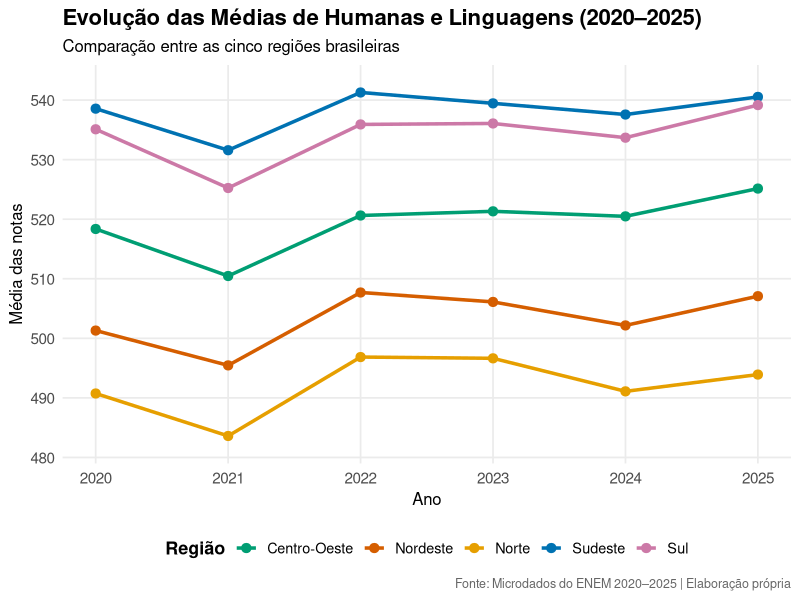
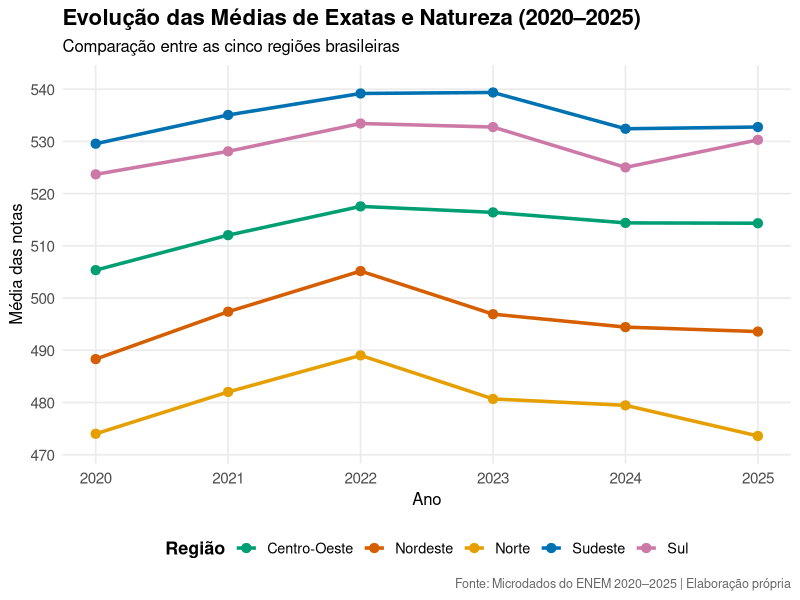
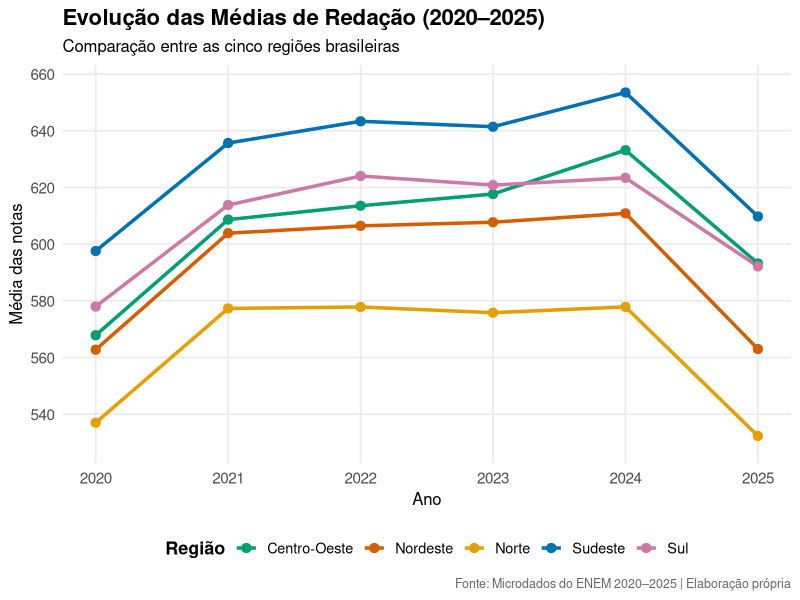
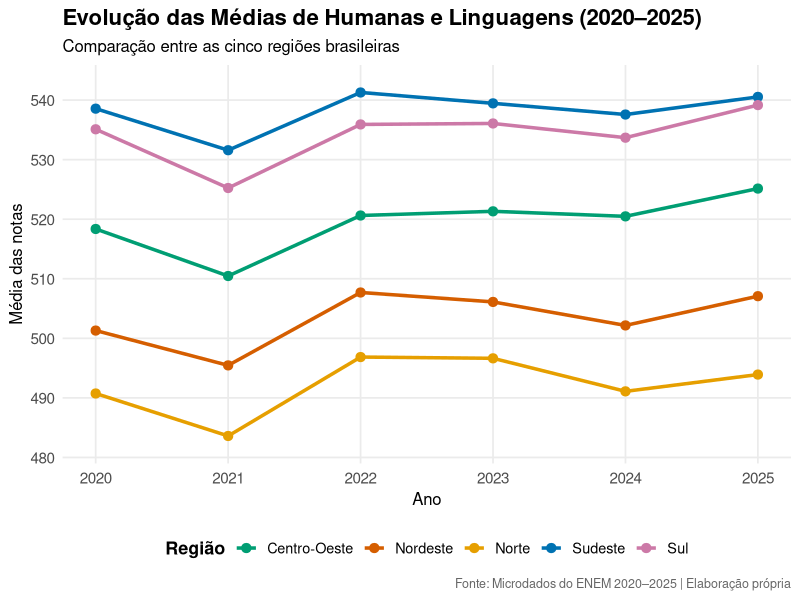
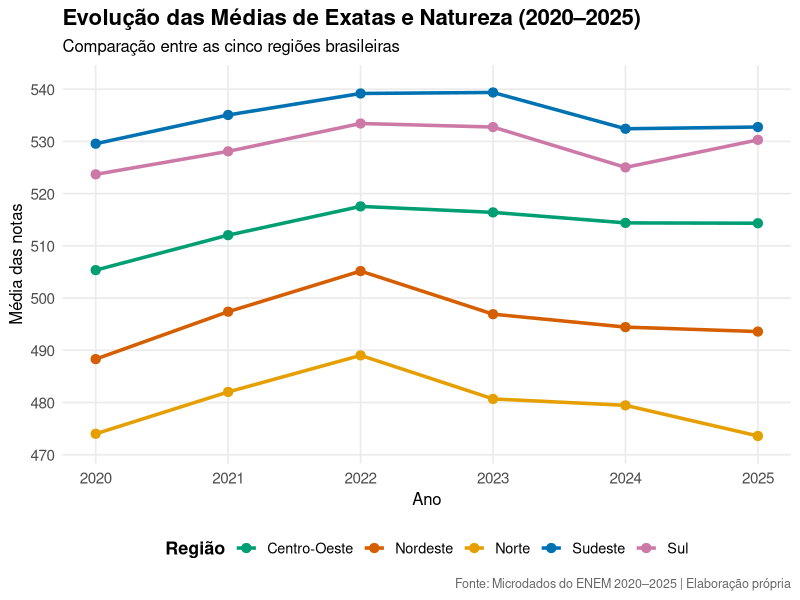
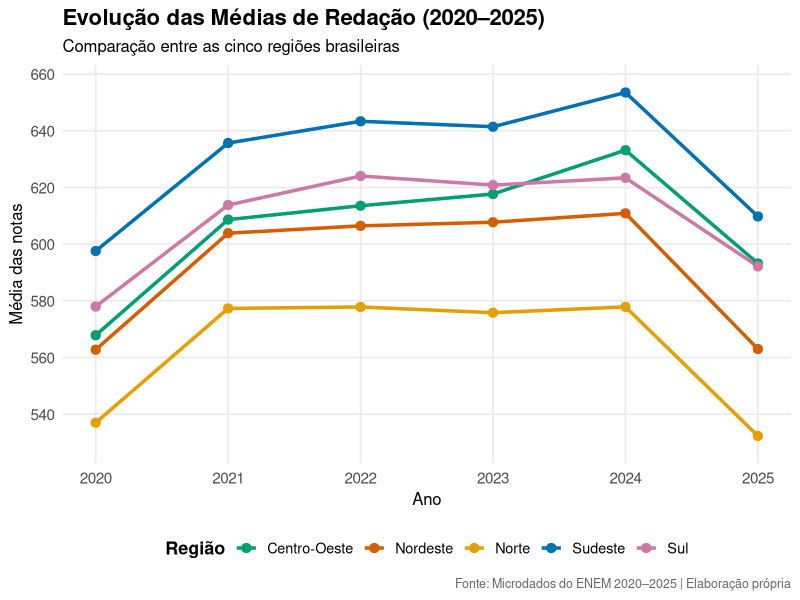

These charts were generated, in order, by the following R code:
library(data.table)
library(ggplot2)

# Carregar as médias calculadas
dados <- fread(
  "resultados/medias_categorias_enem_2020_2025.csv"
)

# Criar a pasta dos gráficos
dir.create("graficos", showWarnings = FALSE)

# Definir cores fixas para as regiões
cores <- c(
  "Norte" = "#E69F00",
  "Nordeste" = "#D55E00",
  "Centro-Oeste" = "#009E73",
  "Sudeste" = "#0072B2",
  "Sul" = "#CC79A7"
)

# Função para gerar os gráficos
criar_grafico <- function(coluna, titulo, arquivo) {

  grafico <- ggplot(
    dados,
    aes(
      x = NU_ANO,
      y = .data[[coluna]],
      color = REGIAO,
      group = REGIAO
    )
  ) +
    geom_line(linewidth = 1.2) +
    geom_point(size = 2.8) +

    # Cores das regiões
    scale_color_manual(values = cores) +

    # Anos apresentados
    scale_x_continuous(
      breaks = 2020:2025
    ) +

    # Escala vertical ajustada automaticamente
    scale_y_continuous(
      breaks = scales::breaks_pretty(n = 6),
      expand = expansion(mult = c(0.08, 0.08))
    ) +

    # Títulos e legendas
    labs(
      title = titulo,
      subtitle = "Comparação entre as cinco regiões brasileiras",
      x = "Ano",
      y = "Média das notas",
      color = "Região",
      caption = paste(
        "Fonte: Microdados do ENEM 2020–2025",
        "| Elaboração própria"
      )
    ) +

    # Aparência
    theme_minimal(base_size = 13) +

    theme(
      plot.title = element_text(
        face = "bold",
        size = 16
      ),
      plot.subtitle = element_text(
        size = 12
      ),
      axis.title = element_text(
        size = 12
      ),
      axis.text = element_text(
        size = 11
      ),
      legend.position = "bottom",
      legend.title = element_text(
        face = "bold"
      ),
      panel.grid.minor = element_blank(),
      plot.caption = element_text(
        color = "gray40",
        size = 9
      )
    )

  # Salvar o gráfico
  ggsave(
    filename = paste0("graficos/", arquivo),
    plot = grafico,
    width = 12,
    height = 7,
    dpi = 300,
    bg = "white"
  )

  # Mostrar no R
  print(grafico)
}

# Gráfico 1 — Humanas e Linguagens
criar_grafico(
  "MEDIA_HUMANAS",
  "Evolução das Médias de Humanas e Linguagens (2020–2025)",
  "evolucao_humanas_linguagens.png"
)

# Gráfico 2 — Exatas e Natureza
criar_grafico(
  "MEDIA_EXATAS",
  "Evolução das Médias de Exatas e Natureza (2020–2025)",
  "evolucao_exatas_natureza.png"
)

# Gráfico 3 — Redação
criar_grafico(
  "MEDIA_REDACAO",
  "Evolução das Médias de Redação (2020–2025)",
  "evolucao_redacao.png"
)

cat("\nOs três gráficos foram gerados com sucesso!\n")
